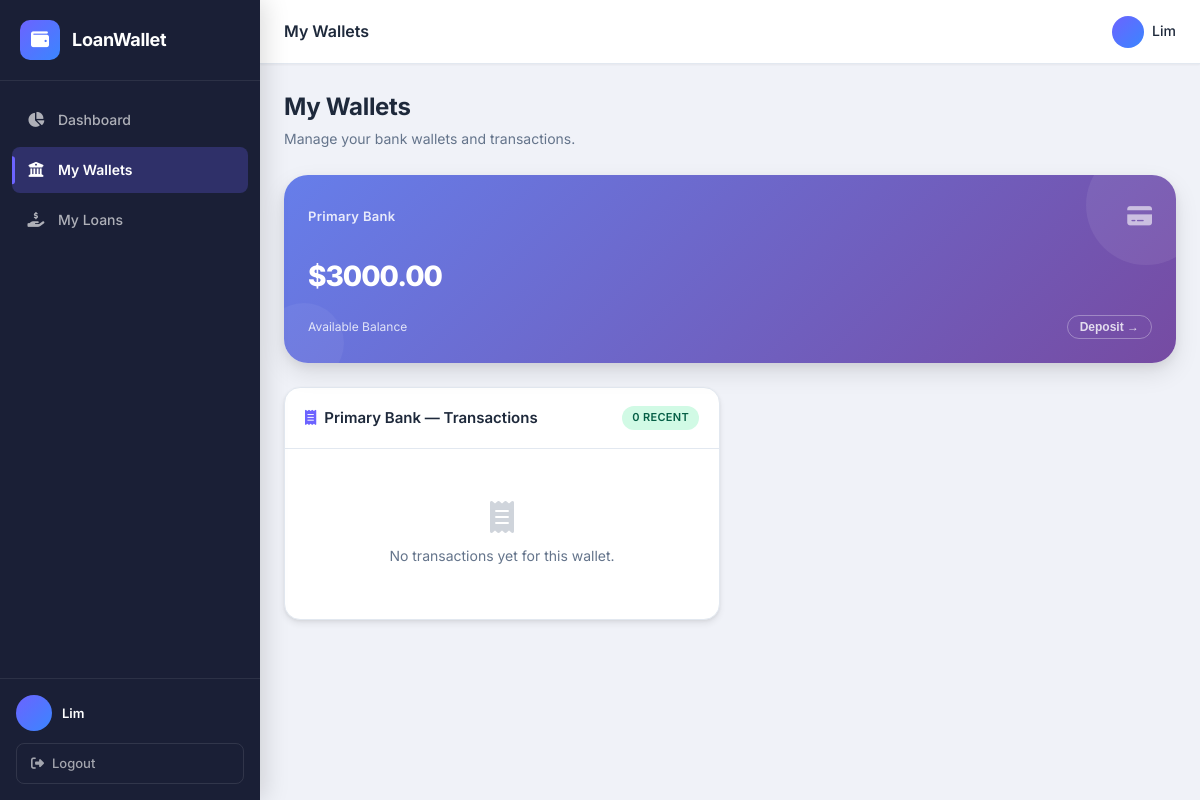
The page /wallets/ (signed in) on the database its author committed.
### LoanApp/models.py (models this page shows, shortened)
class Wallet(models.Model):
    WALLET_NAMES = [
        ('Primary Bank', 'Primary Bank'),
        ('Secondary Bank', 'Secondary Bank'),
    ]
    user = models.ForeignKey(User, on_delete=models.CASCADE, related_name='wallets')
    name = models.CharField(max_length=100, choices=WALLET_NAMES)
    balance = models.DecimalField(max_digits=12, decimal_places=2, default=Decimal('0.00'))
    created_at = models.DateTimeField(auto_now_add=True)
    class Meta:
        unique_together = ('user', 'name')
        ordering = ['name']

### LoanApp/views.py (the view)
# urls.py: path('wallets/', views.wallets, name='wallets'),
@login_required
def wallets(request):
    _process_overdue_loans(request.user)
    user_wallets = Wallet.objects.filter(user=request.user)
    wallet_data = []
    for wallet in user_wallets:
        txns = Transaction.objects.filter(wallet=wallet).order_by('-created_at')[:10]
        wallet_data.append({'wallet': wallet, 'transactions': txns})
    context = {
        'wallet_data': wallet_data,
        'deposit_form': DepositForm(),
    }
    return render(request, 'wallets.html', context)

### LoanApp/views.py (called while the page is built, shortened)
def _process_overdue_loans(user):
    now = timezone.now()
    active_loans = Loan.objects.filter(user=user, status__in=['active', 'overdue'])
    wallets = list(Wallet.objects.filter(user=user).order_by('name'))

### templates/wallets.html (shortened to what this page needs)
{% extends 'base.html' %}
{% block page_title %}My Wallets{% endblock %}
{% block content %}
<div class="page-header">
    <div>
        <h1 class="page-heading">My Wallets</h1>
        <p class="page-subheading">Manage your bank wallets and transactions.</p>
    </div>
</div>
<div class="wallets-grid mb-6">
    {% for item in wallet_data %}
    <div class="wallet-card wallet-card--{{ forloop.counter }}">
        <div class="wallet-card-top">
            <div class="wallet-name">{{ item.wallet.name }}</div>
            <div class="wallet-card-icon"><i class="fa-solid fa-credit-card"></i></div>
        </div>
        <div class="wallet-balance">${{ item.wallet.balance|floatformat:2 }}</div>
        <div class="wallet-card-footer">
            <span>Available Balance</span>
            <button class="wallet-action" onclick="openDepositModal({{ item.wallet.id }}, '{{ item.wallet.name }}', '{{ item.wallet.balance }}')">
                Deposit &rarr;
            </button>
        </div>
    </div>
    {% endfor %}
</div>
<div class="dashboard-grid">
    {% for item in wallet_data %}
    <div class="card">
        <div class="card-header">
            <h3 class="card-title">
                <i class="fa-solid fa-receipt"></i>
                {{ item.wallet.name }} — Transactions
            </h3>
            <span class="badge badge-active">{{ item.transactions|length }} recent</span>
        </div>
        <div class="card-body">
            {% if item.transactions %}
            <div class="txn-list">
                {% for txn in item.transactions %}
                <div class="txn-item">
                    <div class="txn-icon txn-icon--{{ txn.transaction_type }}">
                        {% if txn.transaction_type == 'deposit' %}<i class="fa-solid fa-arrow-down"></i>
                        {% elif txn.transaction_type == 'loan_disbursement' %}<i class="fa-solid fa-arrow-down"></i>
                        {% elif txn.transaction_type == 'loan_repayment' %}<i class="fa-solid fa-arrow-up"></i>
                        {% elif txn.transaction_type == 'loan_deduction' %}<i class="fa-solid fa-minus"></i>
                        {% else %}<i class="fa-solid fa-arrow-up"></i>{% endif %}
                    </div>
                    <div class="txn-info">
                        <div class="txn-desc">{{ txn.description|default:txn.get_transaction_type_display }}</div>
                        <div class="txn-wallet">{{ txn.created_at|date:"M d, Y • H:i" }}</div>
                    </div>
                    <div class="txn-amount">
                        {% if txn.transaction_type == 'loan_repayment' or txn.transaction_type == 'loan_deduction' %}
                            <span class="text-danger">-${{ txn.amount|floatformat:2 }}</span>
                        {% else %}
                            <span class="text-success">+${{ txn.amount|floatformat:2 }}</span>
                        {% endif %}
                    </div>
                </div>
                {% endfor %}
            </div>
            {% else %}
            <div class="empty-state">
                <i class="fa-solid fa-receipt empty-icon"></i>
                <p>No transactions yet for this wallet.</p>
            </div>
            {% endif %}
        </div>
    </div>
    {% endfor %}
</div>
{% endblock %}

### templates/base.html (shortened to what this page needs)
{% load static %}
<!DOCTYPE html>
<html lang="en">
<head>
    <link rel="stylesheet" href="https://cdnjs.cloudflare.com/ajax/libs/font-awesome/6.5.0/css/all.min.css">
    <link rel="stylesheet" href="{% static 'css/style.css' %}">
</head>
<body class="app-body">
<div class="app-layout">
    <aside class="sidebar" id="sidebar">
        <div class="sidebar-header">
            <div class="sidebar-logo">
                <div class="logo-icon"><i class="fa-solid fa-wallet"></i></div>
                <span class="logo-text">LoanWallet</span>
            </div>
        </div>
        <nav class="sidebar-nav">
            <a href="{% url 'dashboard' %}" class="nav-item {% if request.resolver_match.url_name == 'dashboard' %}active{% endif %}">
                <span class="nav-icon"><i class="fa-solid fa-chart-pie"></i></span>
                <span class="nav-label">Dashboard</span>
            </a>
            <a href="{% url 'wallets' %}" class="nav-item {% if request.resolver_match.url_name == 'wallets' %}active{% endif %}">
                <span class="nav-icon"><i class="fa-solid fa-building-columns"></i></span>
                <span class="nav-label">My Wallets</span>
            </a>
            <a href="{% url 'loans' %}" class="nav-item {% if request.resolver_match.url_name == 'loans' %}active{% endif %}">
                <span class="nav-icon"><i class="fa-solid fa-hand-holding-dollar"></i></span>
                <span class="nav-label">My Loans</span>
            </a>
        </nav>
        <div class="sidebar-footer">
            <div class="sidebar-user">
                <div class="user-avatar">{{ user.first_name|first|upper }}{{ user.last_name|first|upper }}</div>
                <div class="user-info">
                    <div class="user-name">{{ user.get_full_name|default:user.username }}</div>
                </div>
            </div>
            <a href="{% url 'logout' %}" class="logout-btn">
                <i class="fa-solid fa-right-from-bracket"></i>
                <span>Logout</span>
            </a>
        </div>
    </aside>
    <main class="main-content">
        <header class="topbar">
            <div class="topbar-title">{% block page_title %}Dashboard{% endblock %}</div>
            <div class="topbar-actions">
                <span class="topbar-user">
                    <div class="topbar-avatar">{{ user.first_name|first|upper }}{{ user.last_name|first|upper }}</div>
                    <span class="topbar-username">{{ user.first_name|default:user.username }}</span>
                </span>
            </div>
        </header>
        <div class="page-content">
            {% block content %}{% endblock %}
        </div>
    </main>
</div>
</body>
</html>

### rows shown on the page
Wallet: wallet.name "Primary Bank", wallet.balance "3000.00", transactions|length "0"

### other values the page prints
{{ user.get_full_name|default:user.username }} "Lim"
{{ user.first_name|default:user.username }} "Lim"
